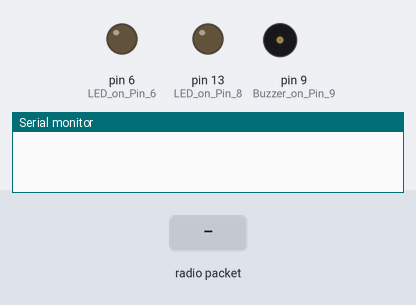
The sketch below on a simulated Arduino Uno, built with avr-gcc and run on an emulated ATmega328P. On the bench: output pins drawn as LEDs (lit = HIGH), buzzer (waves = sounding), the last lines printed to the serial monitor. The test bench sets the inputs (shaded band). No radio packets arrive unless stated.

Above: at 1.2 s.
1.3 s: radio packet "1" arrives
At 1.44 s:
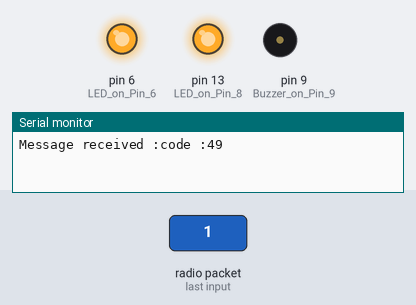
Timing chart, 0 to 4.3 s (numbered marks = the images above; inputs shaded):
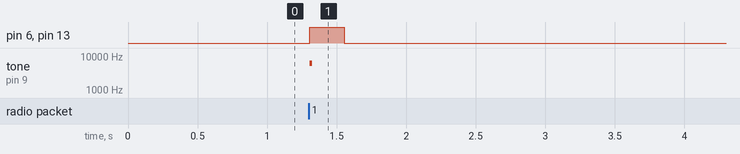

The sketch:

RF_VW_Basic_Receiver.ino
```cpp
#include <VirtualWire_Config.h>
#include <VirtualWire.h>

byte* buf;
uint8_t buflen = VW_MAX_MESSAGE_LEN;
uint8_t code_received;

void setup()
        {
          vw_set_ptt_inverted(true); // Required for DR3100
          vw_set_rx_pin(2);       // Data Pin of RF Receiver on Pin 2
          vw_setup(2000); // Bits per sec
          pinMode(9, OUTPUT);    // Buzzer on Pin 9
          pinMode(6, OUTPUT);    // LED on Pin 6
          pinMode(13, OUTPUT);    // LED on Pin 8
          Serial.begin(9600);
          vw_rx_start(); // Start the receiver PLL running
          buf = malloc(VW_MAX_MESSAGE_LEN); // VW_MAX_MESSAGE_LEN + 1
        }


void loop()
  {
      memset(buf, 0, VW_MAX_MESSAGE_LEN);
      vw_wait_rx(); // blocking
      if (vw_get_message(buf, &buflen)) // Non-blocking
      {
          Serial.print("Message received :");
          code_received= (int)*buf;
          Serial.print("code :");
          Serial.println(code_received);
          tone(9,6200,18);  // Buzzer on Pin 9
          digitalWrite(6,1); // LED on Pin 13
          digitalWrite(13,1); // LED on Pin 13
          delay(250);
          noTone(9);
          digitalWrite(6,0); // LED on Pin 13
          digitalWrite(13,0); // LED on Pin 13
      }
  }
```

Measured:
- after the input at 1.3 s, pin 6 (LED_on_Pin_6), pin 13 (LED_on_Pin_8): LOW → HIGH at once, → LOW 0.25 s later; tone on pin 9 (Buzzer_on_Pin_9): silent → 6200 Hz at once, → silent 0.02 s later
